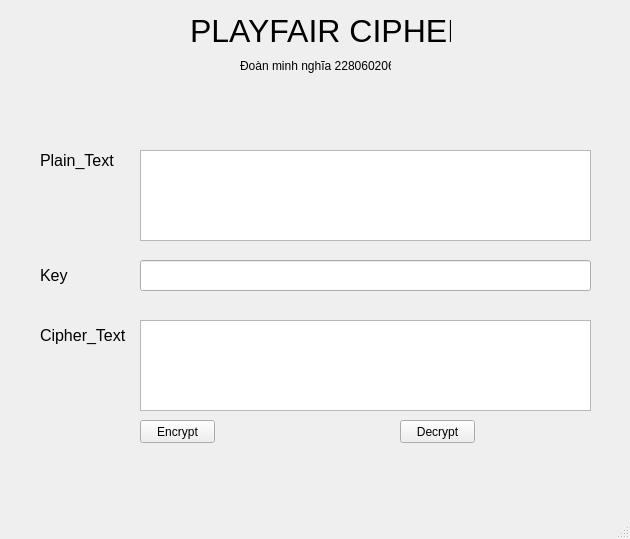
<?xml version="1.0" encoding="UTF-8"?>
<ui version="4.0">
 <class>MainWindow</class>
 <widget class="QMainWindow" name="MainWindow">
  <property name="geometry">
   <rect>
    <x>0</x>
    <y>0</y>
    <width>630</width>
    <height>539</height>
   </rect>
  </property>
  <property name="windowTitle">
   <string>MainWindow</string>
  </property>
  <widget class="QWidget" name="centralwidget">
   <widget class="QLabel" name="label">
    <property name="geometry">
     <rect>
      <x>40</x>
      <y>140</y>
      <width>81</width>
      <height>41</height>
     </rect>
    </property>
    <property name="font">
     <font>
      <pointsize>12</pointsize>
     </font>
    </property>
    <property name="text">
     <string>Plain_Text</string>
    </property>
   </widget>
   <widget class="QLabel" name="label_4">
    <property name="geometry">
     <rect>
      <x>40</x>
      <y>260</y>
      <width>81</width>
      <height>31</height>
     </rect>
    </property>
    <property name="font">
     <font>
      <pointsize>12</pointsize>
     </font>
    </property>
    <property name="text">
     <string>Key</string>
    </property>
   </widget>
   <widget class="QLabel" name="label_5">
    <property name="geometry">
     <rect>
      <x>40</x>
      <y>320</y>
      <width>91</width>
      <height>31</height>
     </rect>
    </property>
    <property name="font">
     <font>
      <pointsize>12</pointsize>
     </font>
    </property>
    <property name="text">
     <string>Cipher_Text</string>
    </property>
   </widget>
   <widget class="QLabel" name="label_2">
    <property name="geometry">
     <rect>
      <x>190</x>
      <y>10</y>
      <width>261</width>
      <height>41</height>
     </rect>
    </property>
    <property name="font">
     <font>
      <pointsize>24</pointsize>
     </font>
    </property>
    <property name="text">
     <string>PLAYFAIR CIPHER</string>
    </property>
   </widget>
   <widget class="QPushButton" name="btn_encrypt">
    <property name="geometry">
     <rect>
      <x>140</x>
      <y>420</y>
      <width>75</width>
      <height>23</height>
     </rect>
    </property>
    <property name="text">
     <string>Encrypt</string>
    </property>
   </widget>
   <widget class="QPushButton" name="btn_decrypt">
    <property name="geometry">
     <rect>
      <x>400</x>
      <y>420</y>
      <width>75</width>
      <height>23</height>
     </rect>
    </property>
    <property name="text">
     <string>Decrypt</string>
    </property>
   </widget>
   <widget class="QTextEdit" name="txt_plain_text">
    <property name="geometry">
     <rect>
      <x>140</x>
      <y>150</y>
      <width>451</width>
      <height>91</height>
     </rect>
    </property>
   </widget>
   <widget class="QTextEdit" name="txt_cipher_text">
    <property name="geometry">
     <rect>
      <x>140</x>
      <y>320</y>
      <width>451</width>
      <height>91</height>
     </rect>
    </property>
   </widget>
   <widget class="QLineEdit" name="txt_key">
    <property name="geometry">
     <rect>
      <x>140</x>
      <y>260</y>
      <width>451</width>
      <height>31</height>
     </rect>
    </property>
   </widget>
   <widget class="QLabel" name="label_3">
    <property name="geometry">
     <rect>
      <x>240</x>
      <y>50</y>
      <width>151</width>
      <height>31</height>
     </rect>
    </property>
    <property name="text">
     <string>Đoàn minh nghĩa 2280602065</string>
    </property>
   </widget>
  </widget>
  <widget class="QMenuBar" name="menubar">
   <property name="geometry">
    <rect>
     <x>0</x>
     <y>0</y>
     <width>630</width>
     <height>21</height>
    </rect>
   </property>
  </widget>
  <widget class="QStatusBar" name="statusbar"/>
 </widget>
 <resources/>
 <connections/>
</ui>
